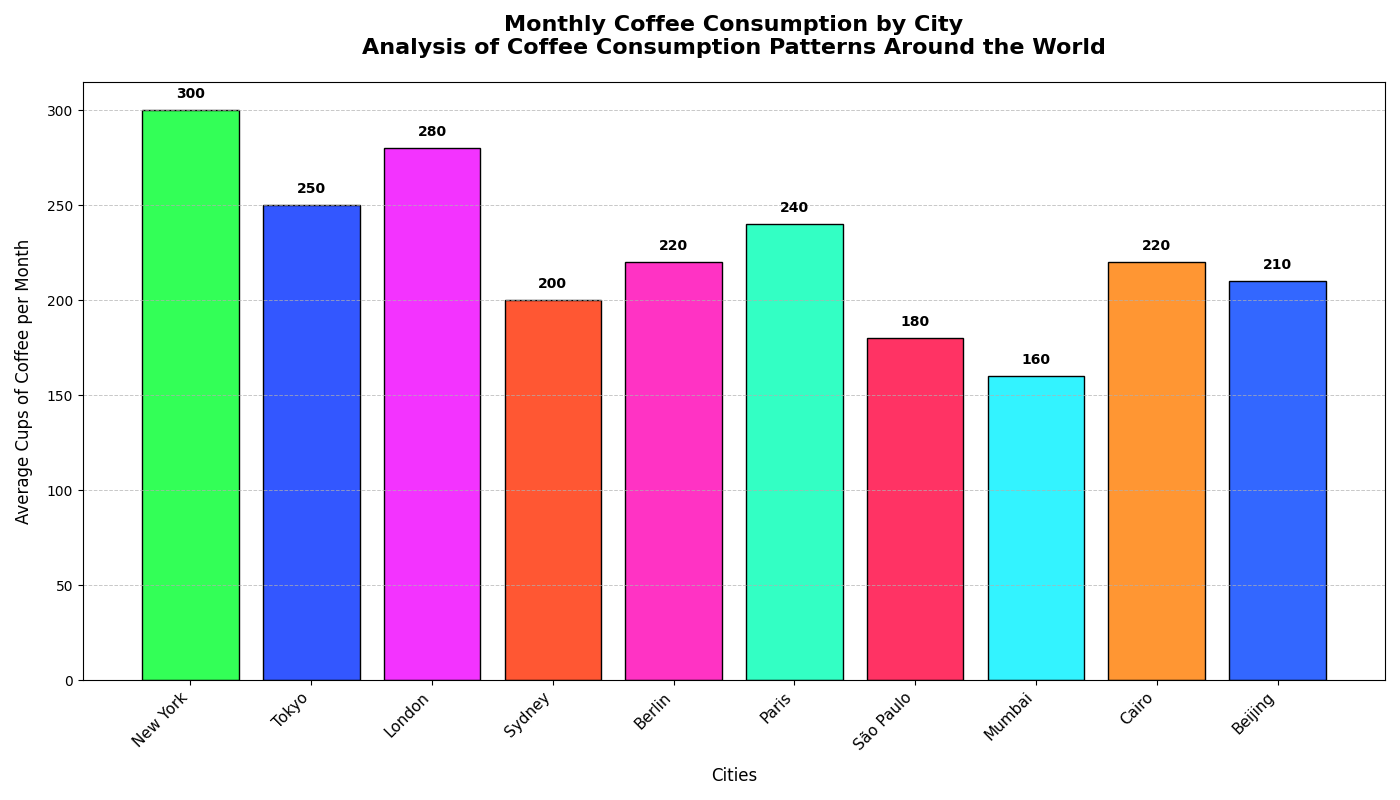

Write Python code to recreate this figure.
import matplotlib.pyplot as plt
import numpy as np

cities = ['New York', 'Tokyo', 'London', 'Sydney', 'Berlin', 'Paris', 'São Paulo', 'Mumbai', 'Cairo', 'Beijing']
coffee_consumption = [300, 250, 280, 200, 220, 240, 180, 160, 220, 210]

fig, ax = plt.subplots(figsize=(14, 8))

# Shuffled colors list
colors = ['#33FF57', '#3357FF', '#F333FF', '#FF5733', '#FF33C4', '#33FFC4', '#FF3364', '#33F3FF', '#FF9633', '#3367FF']

bars = ax.bar(cities, coffee_consumption, color=colors, edgecolor='black')

for bar, consumption in zip(bars, coffee_consumption):
    yval = bar.get_height()
    ax.text(bar.get_x() + bar.get_width() / 2, yval + 5, f'{consumption}', ha='center', va='bottom', fontsize=10, fontweight='bold', color='black')

ax.set_title('Monthly Coffee Consumption by City\nAnalysis of Coffee Consumption Patterns Around the World', fontsize=16, fontweight='bold', pad=20)
ax.set_xlabel('Cities', fontsize=12, labelpad=10)
ax.set_ylabel('Average Cups of Coffee per Month', fontsize=12, labelpad=10)

ax.set_xticks(np.arange(len(cities)))
ax.set_xticklabels(cities, rotation=45, ha='right', fontsize=11)

ax.yaxis.grid(True, linestyle='--', linewidth=0.7, alpha=0.7)

plt.tight_layout()
plt.show()
